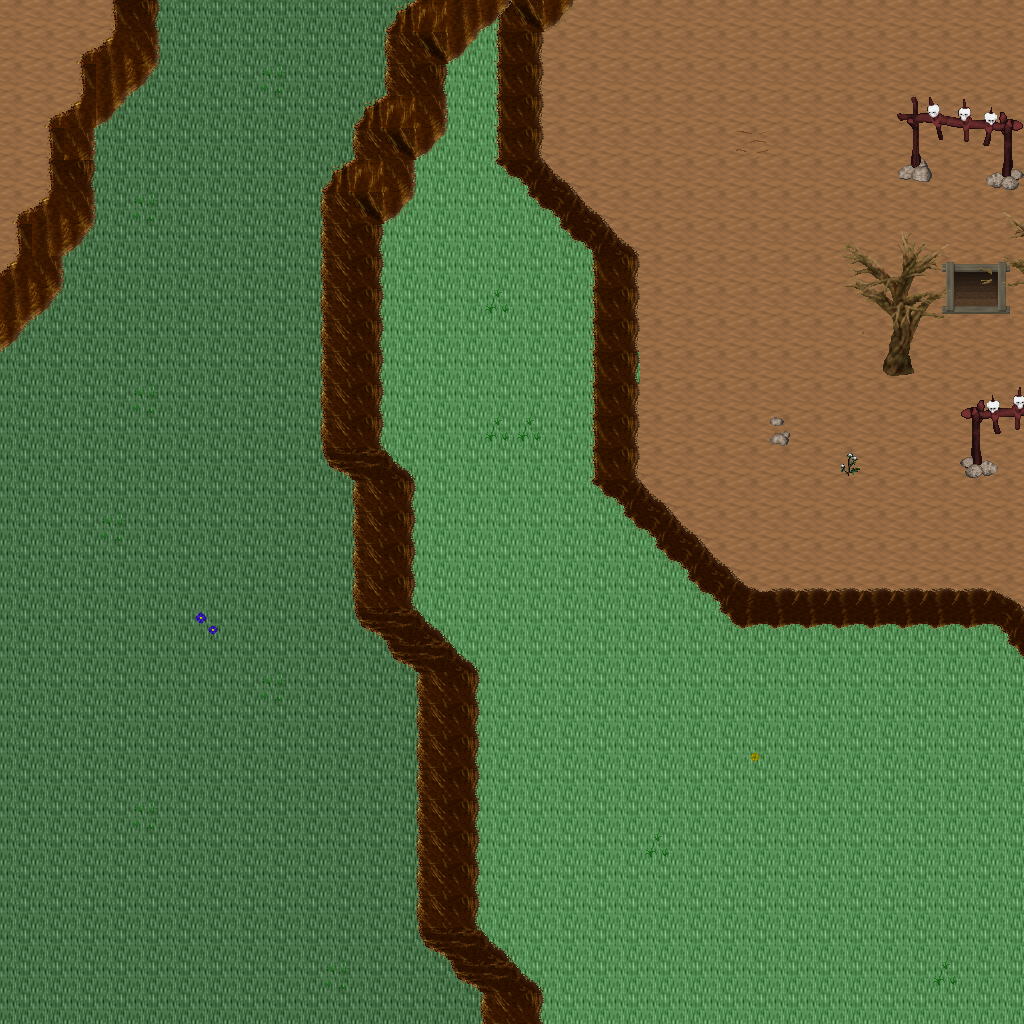

A level layout from a 2D game, rendered from its tile map. Below: a short description, then the map file with tile-grid data replaced by summaries:
An orthogonal 32x32 tile map with 32x32 px tiles, 5 tile layers (Ground, Objects, Objects2, Above, ...), 1 hidden layer not drawn, 29 tilesets.

<map version="1.10" tiledversion="1.11.0" orientation="orthogonal" renderorder="right-down" width="32" height="32" tilewidth="32" tileheight="32" infinite="0" nextlayerid="11" nextobjectid="1">
 <tileset firstgid="1" name="ground_ground" tilewidth="32" tileheight="32" tilecount="33" columns="3">
  <image source="../drawable/ground_ground.png" width="96" height="352" />
 </tileset>
 <tileset firstgid="34" name="ground_ridge_earth_dark" tilewidth="32" tileheight="32" tilecount="96" columns="12">
  <image source="../drawable/ground_ridge_earth_dark.png" width="384" height="256" />
 </tileset>
 <tileset firstgid="130" name="ground_rock_pebbles" tilewidth="32" tileheight="32" tilecount="3" columns="1">
  <image source="../drawable/ground_rock_pebbles.png" width="32" height="96" />
 </tileset>
 <tileset firstgid="133" name="ground_ladder_steps" tilewidth="32" tileheight="32" tilecount="6" columns="3">
  <image source="../drawable/ground_ladder_steps.png" width="96" height="64" />
 </tileset>
 <tileset firstgid="139" name="ground_grass_edges" tilewidth="32" tileheight="32" tilecount="36" columns="12">
  <image source="../drawable/ground_grass_edges.png" width="384" height="96" />
 </tileset>
 <tileset firstgid="175" name="ground_grass_corners" tilewidth="32" tileheight="32" tilecount="24" columns="6">
  <image source="../drawable/ground_grass_corners.png" width="192" height="128" />
 </tileset>
 <tileset firstgid="199" name="ground_earth_edges" tilewidth="32" tileheight="32" tilecount="18" columns="6">
  <image source="../drawable/ground_earth_edges.png" width="192" height="96" />
 </tileset>
 <tileset firstgid="217" name="plant_flower_daisy_white" tilewidth="32" tileheight="32" tilecount="8" columns="2">
  <image source="../drawable/plant_flower_daisy_white.png" width="64" height="128" />
 </tileset>
 <tileset firstgid="225" name="item_corpse_huge_animal" tilewidth="32" tileheight="32" tilecount="16" columns="2">
  <image source="../drawable/item_corpse_huge_animal.png" width="64" height="256" />
 </tileset>
 <tileset firstgid="241" name="plant_grasses" tilewidth="32" tileheight="32" tilecount="6" columns="3">
  <image source="../drawable/plant_grasses.png" width="96" height="64" />
 </tileset>
 <tileset firstgid="247" name="plant_flower_daisy_blue" tilewidth="32" tileheight="32" tilecount="8" columns="2">
  <image source="../drawable/plant_flower_daisy_blue.png" width="64" height="128" />
 </tileset>
 <tileset firstgid="255" name="plant_flower_daisy_yellow" tilewidth="32" tileheight="32" tilecount="8" columns="2">
  <image source="../drawable/plant_flower_daisy_yellow.png" width="64" height="128" />
 </tileset>
 <tileset firstgid="263" name="plant_flower_daisy_red" tilewidth="32" tileheight="32" tilecount="8" columns="2">
  <image source="../drawable/plant_flower_daisy_red.png" width="64" height="128" />
 </tileset>
 <tileset firstgid="271" name="plant_bush_bushes" tilewidth="32" tileheight="32" tilecount="10" columns="5">
  <image source="../drawable/plant_bush_bushes.png" width="160" height="64" />
 </tileset>
 <tileset firstgid="281" name="plant_stump_stump_brown" tilewidth="32" tileheight="32" tilecount="4" columns="2">
  <image source="../drawable/plant_stump_stump_brown.png" width="64" height="64" />
 </tileset>
 <tileset firstgid="285" name="logic_creature_orc" tilewidth="32" tileheight="32" tilecount="6" columns="6">
  <image source="../drawable/logic_creature_orc.png" width="192" height="32" />
 </tileset>
 <tileset firstgid="291" name="logic_creature_gnome" tilewidth="32" tileheight="32" tilecount="6" columns="6">
  <image source="../drawable/logic_creature_gnome.png" width="192" height="32" />
 </tileset>
 <tileset firstgid="297" name="logic_portal" tilewidth="32" tileheight="32" tilecount="24" columns="8">
  <image source="../drawable/logic_portal.png" width="256" height="96" />
 </tileset>
 <tileset firstgid="321" name="logic_creature_animal" tilewidth="32" tileheight="32" tilecount="32" columns="8">
  <image source="../drawable/logic_creature_animal.png" width="256" height="128" />
 </tileset>
 <tileset firstgid="353" name="logic_collision" tilewidth="32" tileheight="32" tilecount="1" columns="1">
  <image source="../drawable/logic_collision.png" width="32" height="32" />
 </tileset>
 <tileset firstgid="354" name="plant_tree_dead_tree_5" tilewidth="32" tileheight="32" tilecount="20" columns="4">
  <image source="../drawable/plant_tree_dead_tree_5.png" width="128" height="160" />
 </tileset>
 <tileset firstgid="374" name="plant_tree_dead_tree_6" tilewidth="32" tileheight="32" tilecount="20" columns="4">
  <image source="../drawable/plant_tree_dead_tree_6.png" width="128" height="160" />
 </tileset>
 <tileset firstgid="394" name="plant_tree_dead_tree_7" tilewidth="32" tileheight="32" tilecount="20" columns="4">
  <image source="../drawable/plant_tree_dead_tree_7.png" width="128" height="160" />
 </tileset>
 <tileset firstgid="414" name="plant_bush_large_dead" tilewidth="32" tileheight="32" tilecount="2" columns="1">
  <image source="../drawable/plant_bush_large_dead.png" width="32" height="64" />
 </tileset>
 <tileset firstgid="416" name="plant_bush_large_wide_dead" tilewidth="32" tileheight="32" tilecount="4" columns="2">
  <image source="../drawable/plant_bush_large_wide_dead.png" width="64" height="64" />
 </tileset>
 <tileset firstgid="420" name="plant_grasses_wildland" tilewidth="32" tileheight="32" tilecount="4" columns="4">
  <image source="../drawable/plant_grasses_wildland.png" width="128" height="32" />
 </tileset>
 <tileset firstgid="424" name="object_skullsonspikes_l" tilewidth="32" tileheight="32" tilecount="12" columns="4">
  <image source="../drawable/object_skullsonspikes_l.png" width="128" height="96" />
 </tileset>
 <tileset firstgid="436" name="object_skullsonspikes_r" tilewidth="32" tileheight="32" tilecount="12" columns="4">
  <image source="../drawable/object_skullsonspikes_r.png" width="128" height="96" />
 </tileset>
 <tileset firstgid="448" name="logic_item_herb" tilewidth="32" tileheight="32" tilecount="5" columns="5">
  <image source="../drawable/logic_item_herb.png" width="160" height="32" />
 </tileset>
 <layer id="1" name="Ground" width="32" height="32">
  <data>[1024 cells, 1024 non-empty, 3 distinct tile ids]</data>
 </layer>
 <layer id="2" name="Objects" width="32" height="32">
  <data>[1024 cells, 194 non-empty, 33 distinct tile ids]</data>
 </layer>
 <layer id="3" name="Objects2" width="32" height="32">
  <data>[1024 cells, 23 non-empty, 13 distinct tile ids]</data>
 </layer>
 <layer id="4" name="Above" width="32" height="32">
  <data>[1024 cells, 31 non-empty, 28 distinct tile ids]</data>
 </layer>
 <layer id="5" name="Above2" width="32" height="32">
  <data>[1024 cells, 0 non-empty, 0 distinct tile ids]</data>
 </layer>
 <layer id="6" name="Walkable" width="32" height="32" visible="0">
  <data>[1024 cells, 169 non-empty, 1 distinct tile ids]</data>
 </layer>
 <objectgroup id="7" name="Mapevents" />
 <objectgroup id="8" name="Spawn" />
 <objectgroup id="9" name="Keys" />
 <objectgroup id="10" name="Replace" />
</map>
